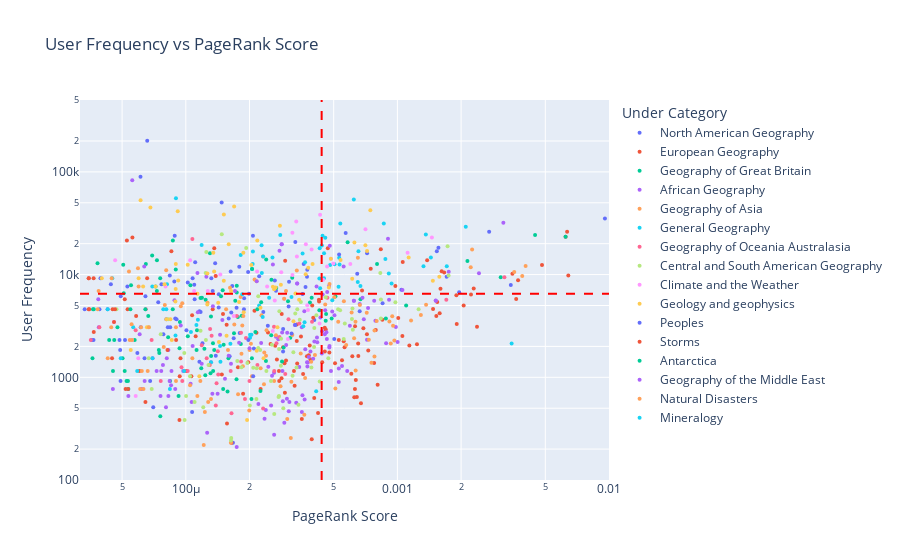

The notebook cell this image was saved under:
### Markdown cell above
Due to the fact that most categories are spread out across all quadrants (most definetly dependent on the second-category and the fact that there always will be outliers) the categories of biggest interest are those that tend to a certain quadrant or have many big outliers more than the other ones. The quadrants of interest is the upper left and the lower right quadrants. The first one contains articles that on average is lesser connected yet still highly selected by the players with respect to how often they appear, indicating that these ones might constitute common knowledge more than other articles. The opposite can be said about the lower right quadrant, which therefore contains articles that might constitute lesser known concepts. 

Observations

- Geography is a scattered category that constitutes a large part of the biggest hubs and most frequently used articles by users. However, they also constitute the majority of the more connected articles that does not get used. More specifically, it seems like it is primarily contries that belong to this group, which differs from geography in the sense that the category is very shifted towards the lower right quadrant. Someething that is investigated in the next plot. 
- Science is also very scatterd, with a lot of big outliers in both the upper left and lower right quadrants. 
- Everyday life and IT seems to have some articles that are used more than average by users, yet still on average is less connected than other articles. IT is particularly interesting since its articles are heavily shifted up to the left, with 0 articles in the lower right quadrant. 

(Important not to get hooked on specific outliers since some players also have a good understaning of specific articles that are good for the game)

### Code cell
freVpr = get_pageVSfreq_data(data, df_filtered_hubs)
fig = plot_pageVSfreq(freVpr, category='Geography')
